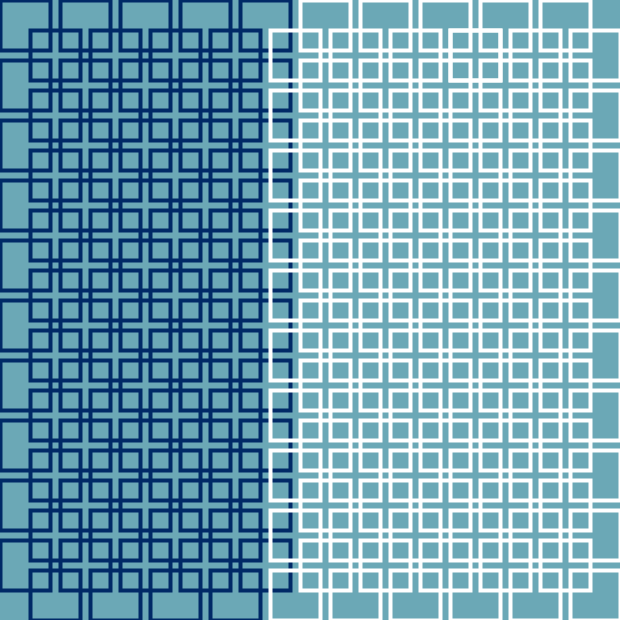
Frame 1 (no input)
Frame 60 (the mouse pressed at the canvas centre just before this capture): identical to frame 1, image omitted
Frame 120 (the mouse held since frame 60 and released just before this capture): identical to frame 1, image omitted

The Processing sketch that drew this single still picture (run headless with seeded random() and noise(); from frame 60 on, the mouse is pressed at the canvas centre):

// Processing sketch: Roxana
// ── Roxana.pde
void setup() {
  size(620,620);
}

void draw() {
  background(107, 168, 182);
  noFill();
  stroke(0, 41, 102);
  strokeWeight(4);
  //left margin
  rect(0,0,50,50);
  rect(0,60,50,50);
  rect(0,120,50,50);
  rect(0,180,50,50);
  rect(0,240,50,50);
  rect(0,300,50,50);
  rect(0,360,50,50);
  rect(0,420,50,50);
  rect(0,480,50,50);
  rect(0,540,50,50);
  
 //2nd row
  rect(30,30,50,50);
  rect(30,90,50,50);
  rect(30,150,50,50);
  rect(30,210,50,50);
  rect(30,270,50,50);
  rect(30,330,50,50);
  rect(30,390,50,50);
  rect(30,450,50,50);
  rect(30,510,50,50);
  rect(30,570,50,50);

  //3rd row
  rect(60,0,50,50);
  rect(60,60,50,50);
  rect(60,120,50,50);
  rect(60,180,50,50);
  rect(60,240,50,50);
  rect(60,300,50,50);
  rect(60,360,50,50);
  rect(60,420,50,50);
  rect(60,480,50,50);
  rect(60,540,50,50);
 
  //4th row
  rect(90,30,50,50);
  rect(90,90,50,50);
  rect(90,150,50,50);
  rect(90,210,50,50);
  rect(90,270,50,50);
  rect(90,330,50,50);
  rect(90,390,50,50);
  rect(90,450,50,50);
  rect(90,510,50,50);
  rect(90,570,50,50);

  //5th row
  rect(120,0,50,50);
  rect(120,60,50,50);
  rect(120,120,50,50);
  rect(120,180,50,50);
  rect(120,240,50,50);
  rect(120,300,50,50);
  rect(120,360,50,50);
  rect(120,420,50,50);
  rect(120,480,50,50);
  rect(120,540,50,50);

  //6th row
  rect(150,30,50,50);
  rect(150,90,50,50);
  rect(150,150,50,50);
  rect(150,210,50,50);
  rect(150,270,50,50);
  rect(150,330,50,50);
  rect(150,390,50,50);
  rect(150,450,50,50);
  rect(150,510,50,50);
  rect(150,570,50,50);
  
  //7th row
  rect(180,0,50,50);
  rect(180,60,50,50);
  rect(180,120,50,50);
  rect(180,180,50,50);
  rect(180,240,50,50);
  rect(180,300,50,50);
  rect(180,360,50,50);
  rect(180,420,50,50);
  rect(180,480,50,50);
  rect(180,540,50,50);
  
  //8th row
  rect(210,30,50,50);
  rect(210,90,50,50);
  rect(210,150,50,50);
  rect(210,210,50,50);
  rect(210,270,50,50);
  rect(210,330,50,50);
  rect(210,390,50,50);
  rect(210,450,50,50);
  rect(210,510,50,50);
  rect(210,570,50,50);
  
  //9th row
  rect(240,0,50,50);
  rect(240,60,50,50);
  rect(240,120,50,50);
  rect(240,180,50,50);
  rect(240,240,50,50);
  rect(240,300,50,50);
  rect(240,360,50,50);
  rect(240,420,50,50);
  rect(240,480,50,50);
  rect(240,540,50,50);
  
  //10th row
  stroke(255);
  rect(270,30,50,50);
  rect(270,90,50,50);
  rect(270,150,50,50);
  rect(270,210,50,50);
  rect(270,270,50,50);
  rect(270,330,50,50);
  rect(270,390,50,50);
  rect(270,450,50,50);
  rect(270,510,50,50);
  rect(270,570,50,50);
  
  //11th row
  rect(300,0,50,50);
  rect(300,60,50,50);
  rect(300,120,50,50);
  rect(300,180,50,50);
  rect(300,240,50,50);
  rect(300,300,50,50);
  rect(300,360,50,50);
  rect(300,420,50,50);
  rect(300,480,50,50);
  rect(300,540,50,50);
  
  //12th row
  rect(330,30,50,50);
  rect(330,90,50,50);
  rect(330,150,50,50);
  rect(330,210,50,50);
  rect(330,270,50,50);
  rect(330,330,50,50);
  rect(330,390,50,50);
  rect(330,450,50,50);
  rect(330,510,50,50);
  rect(330,570,50,50);
  
  //13th row
  rect(360,0,50,50);
  rect(360,60,50,50);
  rect(360,120,50,50);
  rect(360,180,50,50);
  rect(360,240,50,50);
  rect(360,300,50,50);
  rect(360,360,50,50);
  rect(360,420,50,50);
  rect(360,480,50,50);
  rect(360,540,50,50);
  
  //14th row
  rect(390,30,50,50);
  rect(390,90,50,50);
  rect(390,150,50,50);
  rect(390,210,50,50);
  rect(390,270,50,50);
  rect(390,330,50,50);
  rect(390,390,50,50);
  rect(390,450,50,50);
  rect(390,510,50,50);
  rect(390,570,50,50);
  
  //15th row
  rect(420,0,50,50);
  rect(420,60,50,50);
  rect(420,120,50,50);
  rect(420,180,50,50);
  rect(420,240,50,50);
  rect(420,300,50,50);
  rect(420,360,50,50);
  rect(420,420,50,50);
  rect(420,480,50,50);
  rect(420,540,50,50);
  
  //16th row
  rect(450,30,50,50);
  rect(450,30,50,50);
  rect(450,90,50,50);
  rect(450,150,50,50);
  rect(450,210,50,50);
  rect(450,270,50,50);
  rect(450,330,50,50);
  rect(450,390,50,50);
  rect(450,450,50,50);
  rect(450,510,50,50);
  rect(450,570,50,50);
 
 //17th row
 rect(480,0,50,50);
 rect(480,60,50,50);
 rect(480,120,50,50);
 rect(480,180,50,50);
 rect(480,240,50,50);
 rect(480,300,50,50);
 rect(480,360,50,50);
 rect(480,420,50,50);
 rect(480,480,50,50);
 rect(480,540,50,50);
 
 //18th row
 rect(510,30,50,50);
 rect(510,90,50,50);
 rect(510,150,50,50);
 rect(510,210,50,50);
 rect(510,270,50,50);
 rect(510,330,50,50);
 rect(510,390,50,50);
 rect(510,450,50,50);
 rect(510,510,50,50);
 rect(510,570,50,50);
 
 //19th row
 rect(540,0,50,50);
 rect(540,60,50,50);
 rect(540,120,50,50);
 rect(540,180,50,50);
 rect(540,240,50,50);
 rect(540,300,50,50);
 rect(540,360,50,50);
 rect(540,420,50,50);
 rect(540,480,50,50);
 rect(540,540,50,50);
 
 //20th row
 rect(570,30,50,50);
 rect(570,90,50,50);
 rect(570,150,50,50);
 rect(570,210,50,50);
 rect(570,270,50,50);
 rect(570,330,50,50);
 rect(570,390,50,50);
 rect(570,450,50,50);
 rect(570,510,50,50);
 rect(570,570,50,50);
 
 
 
}
